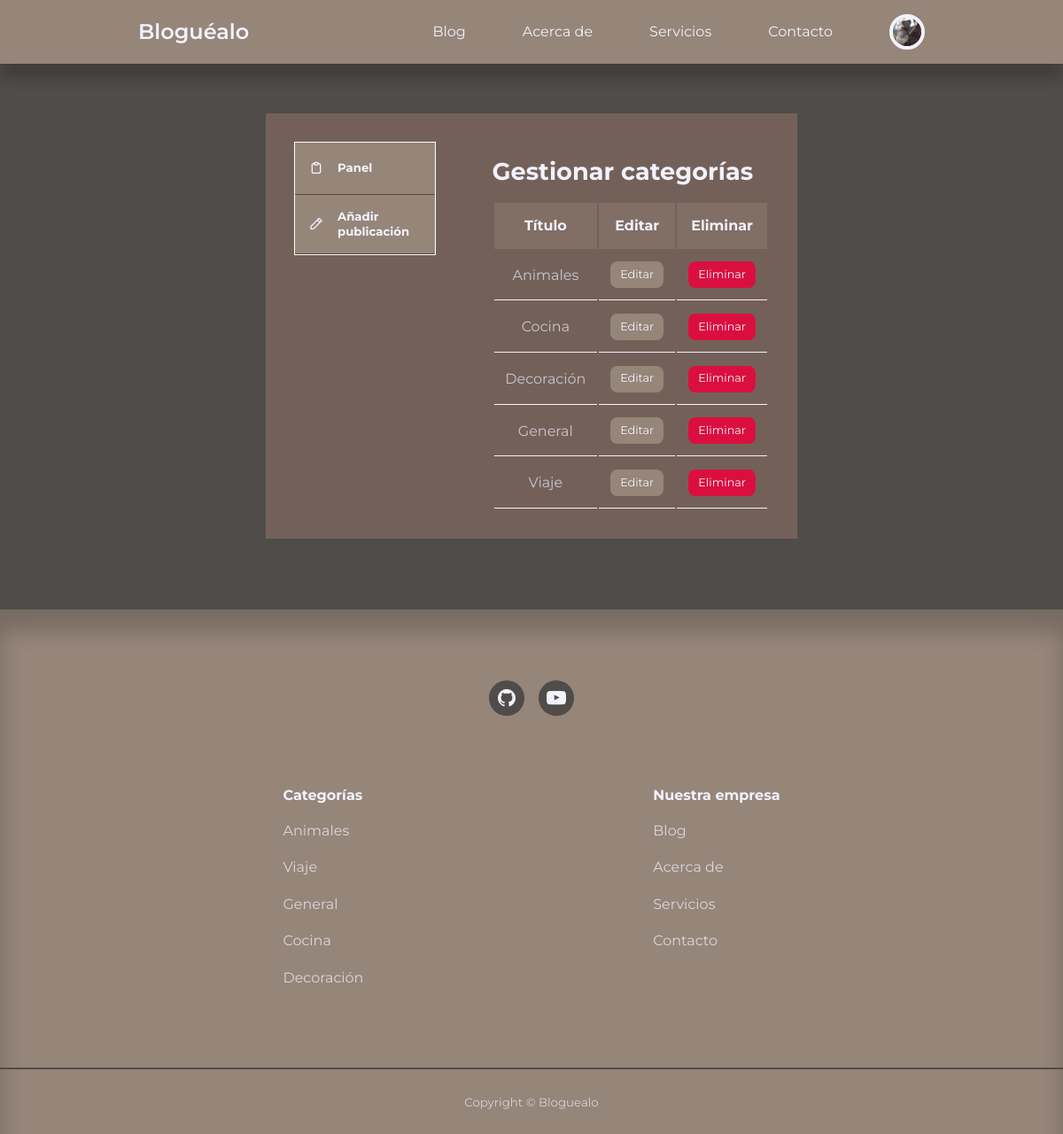
Screenshot of /admin/gestionar-categorias.php (signed in) with the database file from the repository.
### tables this page shows
CREATE TABLE `usuarios` (
  `id` int(11) UNSIGNED NOT NULL,
  `nombre` varchar(50) NOT NULL,
  `apellido` varchar(50) NOT NULL,
  `usuario` varchar(50) NOT NULL,
  `email` varchar(100) NOT NULL,
  `pass` varchar(255) NOT NULL,
  `avatar` varchar(255) NOT NULL,
  `admin_check` tinyint(1) NOT NULL
);

CREATE TABLE `categorias` (
  `id` int(11) UNSIGNED NOT NULL,
  `titulo` varchar(50) NOT NULL,
  `descripcion` text NOT NULL
);

### admin/partials/header.php (called while the page is built, shortened)
<?php
require '../partials/header.php';

### admin/gestionar-categorias.php (the view, shortened to what this page needs)
<?php
include 'partials/header.php';
$gestionarcategorias_fetch_query = "SELECT * FROM categorias ORDER BY titulo";
$gestionarcategorias_fetch_result = mysqli_query($con, $gestionarcategorias_fetch_query);
?>
<section class="panel">
  <div class="contenedor panel__contenedor">
    <aside>
      <ul>
        <li>
          <a href="index.php"><i class="uil uil-clipboard-blank"></i>
            <h5>Panel</h5>
          </a>
        </li>
        <li>
          <a href="add-post.php"><i class="uil uil-pen"></i>
            <h5>Añadir publicación</h5>
          </a>
        </li>
      </ul>
    </aside>
    <main>
      <h2>Gestionar categorías</h2>
      <table>
        <thead>
          <tr>
            <th>Título</th>
            <th>Editar</th>
            <th>Eliminar</th>
          </tr>
        </thead>
        <tbody>
          <?php while ($categoria = mysqli_fetch_assoc($gestionarcategorias_fetch_result)) : ?>
            <tr>
              <td><?= $categoria['titulo'] ?></td>
              <td>
                <a href="<?= ROOT_URL ?>admin/editar-categoria.php?id=<?= $categoria['id'] ?>" class="btn mini">Editar</a>
              </td>
              <td>
                <a href="<?= ROOT_URL ?>admin/eliminar-categoria.php?id=<?= $categoria['id'] ?>" class="btn mini rojo">Eliminar</a>
              </td>
            </tr>
          <?php endwhile ?>
        </tbody>
      </table>
    </main>
  </div>
</section>
<?php
include '../partials/footer.php'
?>

### partials/header.php (shortened to what this page needs)
<?php
require 'config/bd.php';
if (isset($_SESSION['usuario-id'])) {
  $id = filter_var($_SESSION['usuario-id'], FILTER_SANITIZE_NUMBER_INT);
  $avatar_fetch_query = "SELECT avatar from usuarios where id=$id";
  $avatar_fetch_result = mysqli_query($con, $avatar_fetch_query);
  $avatar = mysqli_fetch_assoc($avatar_fetch_result);
}
?>
<!DOCTYPE html>
<html lang="en">
<head>
  <link rel="stylesheet" href="<?= ROOT_URL ?>css/styles.css" />
  <link rel="stylesheet" href="https://unicons.iconscout.com/release/v4.0.8/css/line.css" />
</head>
<body>
  <nav>
    <div class="contenedor nav__contenedor">
      <a href="<?= ROOT_URL ?>" class="nav__logo">Bloguéalo</a>
      <ul class="nav__items">
        <li><a href="<?= ROOT_URL ?>blog.php">Blog</a></li>
        <li><a href="<?= ROOT_URL ?>about.php">Acerca de</a></li>
        <li><a href="<?= ROOT_URL ?>servicios.php">Servicios</a></li>
        <li><a href="<?= ROOT_URL ?>contacto.php">Contacto</a></li>
        <?php if (isset($_SESSION['usuario-id'])) : ?>
          <li class="nav__perfil">
            <div class="avatar">
              <img src="<?= ROOT_URL . 'images/' . $avatar['avatar'] ?>" />
            </div>
          </li>
        <?php else : ?>
          <li><a href="<?= ROOT_URL ?>signin.php">Iniciar sesión</a></li>
        <?php endif ?>
      </ul>
    </div>
  </nav>

### partials/footer.php (shortened to what this page needs)
<footer>
  <div class="footer__redes">
    <a href="https://github.com/davidparellada/Bloguealo" target="_blank"><i class="uil uil-github"></i></a>
    <a href="https://www.youtube.com/watch?v=zZsJ87Euf8M" target="_blank"><i class="uil uil-youtube"></i></a>
  </div>
  <div class="contenedor footer__contenedor">
    <article>
      <h4>Categorías</h4>
      <?php
      $categorias_all_query = "SELECT * FROM categorias";
      $categorias_all_resultado = mysqli_query($con, $categorias_all_query);
      ?>
      <ul>
        <?php while ($categoria_loop = mysqli_fetch_assoc($categorias_all_resultado)) : ?>
          <li><a href="<?= ROOT_URL ?>categoria-posts.php?id=<?= $categoria_loop['id'] ?>"><?= $categoria_loop['titulo'] ?></a></li>
        <?php endwhile ?>
      </ul>
    </article>
    <article>
      <h4>Nuestra empresa</h4>
      <ul>
        <li><a href="<?= ROOT_URL ?>blog.php">Blog</a></li>
        <li><a href="<?= ROOT_URL ?>about.php">Acerca de</a></li>
        <li><a href="<?= ROOT_URL ?>servicios.php">Servicios</a></li>
        <li><a href="<?= ROOT_URL ?>contacto.php">Contacto</a></li>
      </ul>
    </article>
  </div>
  <div class="footer__copyright">
    <small>Copyright &copy; Bloguealo</small>
  </div>
</footer>
</body>
</html>

### css/styles.css (style rules this page uses)
:root { --color-primario: hsl(25, 12%, 53%); --color-primario-light: hsla(25, 12%, 53%, 0.384); --color-primario-alt: hsl(26, 7%, 39%); --color-rojo: hsl(346, 87%, 46%); --color-rojo-light: hsla(346, 87%, 46%, 0.154); --color-verde: #00c476; --color-verde-light: hsla(156, 100%, 38%, 0.158); --color-marron-1: hsl(18, 13%, 40%); --color-marron-2: hsl(17, 18%, 31%); --color-marron-3: hsla(39, 19%, 38%, 0.3); --color-marron-4: hsla(240, 86%, 97%, 0.7); --color-blanco: #f2f2fe; --color-bg: hsl(24, 3%, 30%); --transition: all 300ms ease; --transition-500: all 500ms ease; --contenedor-width-1: 74%; --contenedor-width-2: 88%; --form-width: 40%; --radius-1: 0.3rem; --radius-2: 0.5rem; --radius-3: 0.8rem; --radius-4: 2rem; --radius-5: 5rem; }
* { margin: 0; padding: 0; outline: 0; border: 0; appearance: 0; list-style: none; text-decoration: none; box-sizing: border-box; }
body { font-family: "Montserrat", sans-serif; line-height: 1.6; color: var(--color-marron-4); background: var(--color-bg); overflow-x: hidden; }
.contenedor { width: var(--contenedor-width-1); max-width: 1800px; margin: 0 auto; }
section { margin-top: 3rem; width: 100vw; }
h1, h2, h3, h4, h5 { color: var(--color-blanco); line-height: 1.3; }
h2 { font-size: 1.7rem; margin: 1rem 0; }
h4 { font-size: 1rem; }
a { color: var(--color-blanco); transition: var(--transition); }
img { display: block; object-fit: cover; width: 100%; }
nav { background: var(--color-primario); width: 100vw; height: 4.5rem; position: fixed; top: 0; z-index: 10; box-shadow: 0 1rem 1rem rgba(0, 0, 0, 0.2); }
.nav__contenedor { height: 100%; display: flex; align-items: center; justify-content: space-between; }
.nav__logo { font-weight: 600; font-size: 1.5rem; }
.nav__items { display: flex; align-items: center; gap: 4rem; }
.nav__perfil { position: relative; cursor: pointer; }
.avatar { width: 2.5rem; height: 2.5rem; border-radius: 50%; overflow: hidden; border: 0.3rem solid var(--color-blanco); display: flex; justify-content: center; align-items: center; }
.avatar img { width: 100%; height: 100%; object-fit: cover; }
footer { background: var(--color-primario); padding: 5rem 0 0; box-shadow: inset 0 1.5rem 1.5rem rgba(0, 0, 0, 0.2); }
.footer__redes { margin-inline: auto; width: fit-content; margin-bottom: 5rem; display: flex; justify-content: space-between; align-items: center; gap: 1rem; }
.footer__redes a { background: var(--color-bg); border-radius: 50%; width: 2.5rem; height: 2.5rem; font-size: 1.5rem; display: flex; align-items: center; justify-content: center; }
.footer__contenedor { display: grid; grid-template-columns: repeat(4, 1fr); display: flex; justify-content: space-around; }
footer h4 { color: var(--color-blanco); margin-bottom: 0.5rem; }
footer ul li { padding: 0.5rem 0; }
footer ul a { opacity: 0.75; text-align: left; }
.footer__copyright { text-align: center; padding: 1.5rem 0; border-top: 2px solid var(--color-bg); margin-top: 5rem; }
.btn { display: inline-block; width: fit-content; padding: 0.5rem 1.2rem; border-radius: var(--radius-2); cursor: pointer; background-color: var(--color-primario); transition: var(--transition); color: var(--color-blanco); }
.btn.mini { padding: 0.3rem 0.7rem; font-size: 0.8rem; }
.btn.rojo { background-color: var(--color-rojo); color: var(--color-blanco); }
.panel { margin: 8rem 0 5rem; display: flex; align-items: center; flex-direction: column; }
.panel__contenedor { display: flex; gap: 4rem; background-color: var(--color-marron-1); padding: 2rem; width: 50%; overflow: hidden; }
.panel__contenedor aside { width: 15rem; border: 1px solid white; height: 100%; }
.panel__contenedor aside a { background-color: var(--color-primario); display: flex; align-items: center; gap: 1rem; padding: 1rem; transition: var(--transition); }
.panel__contenedor aside ul li:not(:last-child) a { border-bottom: 1px solid var(--color-marron-2); }
.panel__contenedor main table { width: 100%; text-align: center; }
.panel__contenedor main table th { padding: 0.8rem; background: var(--color-primario-light); color: var(--color-blanco); }
.panel__contenedor main table td { padding: 0.8rem; border-bottom: 1px solid var(--color-blanco); }

### rows the page displays
usuarios: avatar (picture)
categorias: titulo "Animales"
categorias: titulo "Cocina"
categorias: titulo "Decoración"
categorias: titulo "General"
categorias: titulo "Viaje"
